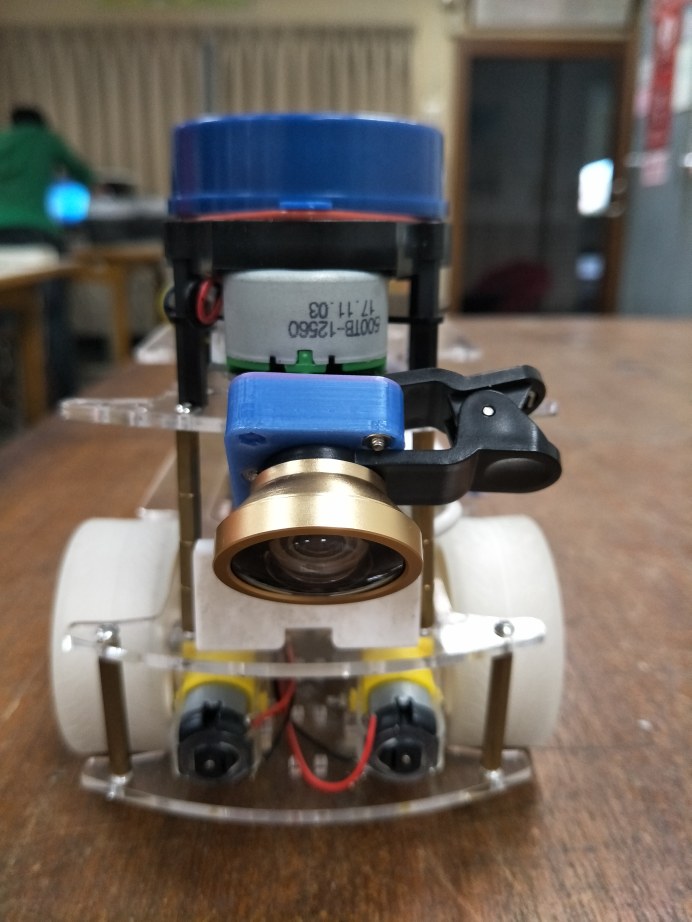
#> input picture IMG20180823161205.jpg, 3456 x 4608 px (shown at 1/5 size)
$ python WhiteBalance.py ../../../../../IMG20180823161205.jpg   (Python 2 division)
#> lines starting #> are read from the running program, lines starting #| are printed output that depends on the picture; long printed decimals are rounded
import numpy as np
import cv2
import sys
#import time
#from matplotlib import pyplot as plt

class WhiteBalance(object):
    def __init__(self):
        self.x = 0.5
        self.y = 0.85
        self.w = 0.1
        self.h = 0.1
        self.color_ref = np.array([5,30,30])
        self.norm_bgr = np.ones((1,1,3))

    def __calculateRegion(self, shape):
        y1 = int((self.y - self.h/2)* shape[0])
        x1 = int((self.x - self.w/2)* shape[1])
        y2 = int((self.y + self.h/2)* shape[0])
        x2 = int((self.x + self.w/2)* shape[1])
        return x1, y1, x2, y2

    def setRefImg(self, bgr):
        # region that we assume to be gray
        x1, y1, x2, y2 = self.__calculateRegion(bgr.shape)
        region = np.copy(bgr[y1:y2, x1:x2, :])

        # Gray world assumption algorithm
        # mean or max
        print np.mean(region, axis=(0,1), keepdims=True)
        self.norm_bgr = self.color_ref/np.mean(region, axis=(0,1), keepdims=True)
        #self.norm_bgr = max(np.mean(region, axis=(0,1)))/np.mean(region, axis=(0,1), keepdims=True)
        #print np.mean(region)
        #print self.norm_bgr

    def correctImg(self, bgr):
        bgr *= self.norm_bgr

    def plotHist(self, bgr):
        color = ('b','g','r')
        for i,col in enumerate(color):
            histr = cv2.calcHist([bgr],[i],None,[256],[0,256])
            plt.plot(histr,color = col)
            plt.xlim([0,256])
        plt.show()

    def drawRegion(self, bgr):
        x1, y1, x2, y2 = self.__calculateRegion(bgr.shape)
        cv2.rectangle(bgr, (x1,y1), (x2,y2), (0,0,255))

def main():
    wb = WhiteBalance()

    if len(sys.argv)==2:
        bgr = cv2.imread(sys.argv[1])
#> bgr is the input picture: shape (4608, 3456, 3); mean B, G, R 90.8, 98.8, 108
        bgr = cv2.resize(bgr, (640, 480))
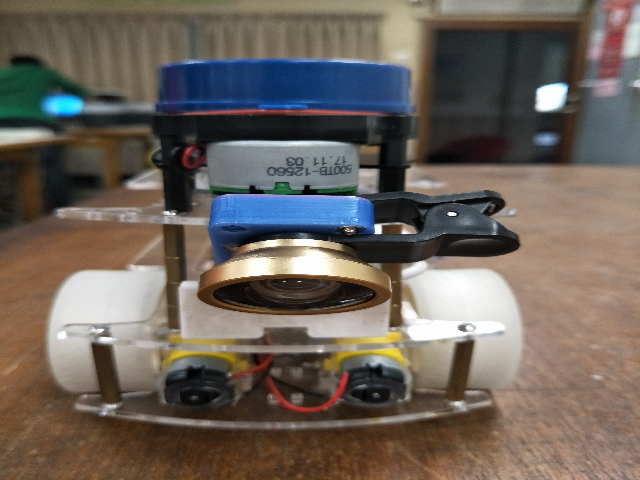
#> bgr: shape (480, 640, 3); mean B, G, R 90.7, 98.7, 107.9
        cv2.imshow('original', bgr)

        # Set reference image to estimate the parameters
        wb.setRefImg(bgr)
#> in setRefImg, `region = np.copy(bgr[y1:y2, x1:x2, :])`:
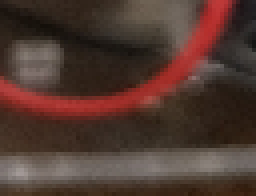
#> region: shape (49, 64, 3) (shown 4 times larger); mean B, G, R 48.3, 56.4, 80.6
#| [[[48.305 56.372 80.577]]]
#> in setRefImg, `self.norm_bgr = self.color_ref/np.mean(region, axis=(0,1), keepdims=Tr..`: self.norm_bgr = [[0.104, 0.532, 0.372]]

        # Histogram before balancing
        wb.plotHist(bgr)

        # Apply white balancing
        wb.correctImg(bgr)
        wb.plotHist(bgr)

        wb.drawRegion(bgr)
        cv2.imshow('white balanced', bgr)
        cv2.waitKey(0)

    else:
        print 'Please choose an image...'
        return -1

if __name__=='__main__':
#> (the run stopped early here; a loop or call above may not have finished)

$ run again, on frame0000.jpg
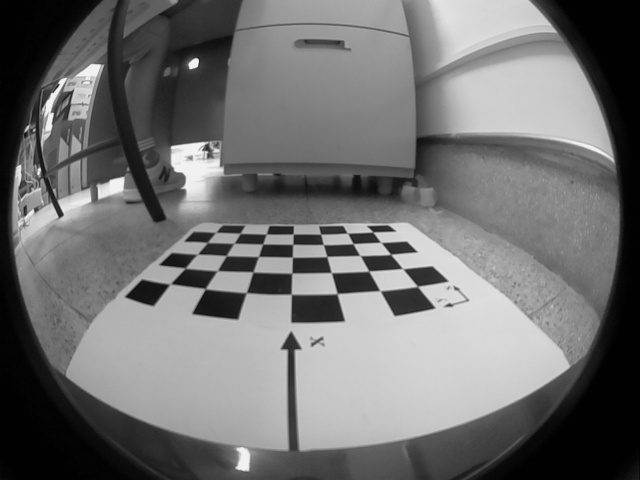
#> input picture frame0000.jpg, 640 x 480 px
#> in main, bgr is the input picture: shape (480, 640, 3); min 0, max 247, mean 112.3
#> in setRefImg, `region = np.copy(bgr[y1:y2, x1:x2, :])`:
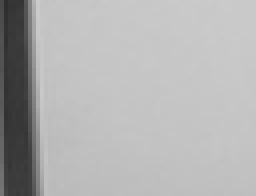
#> region: shape (49, 64, 3) (shown 4 times larger); min 45, max 202, mean 177.8
#| [[[177.789 177.789 177.789]]]
#> self.norm_bgr = [[0.0281, 0.169, 0.169]]
